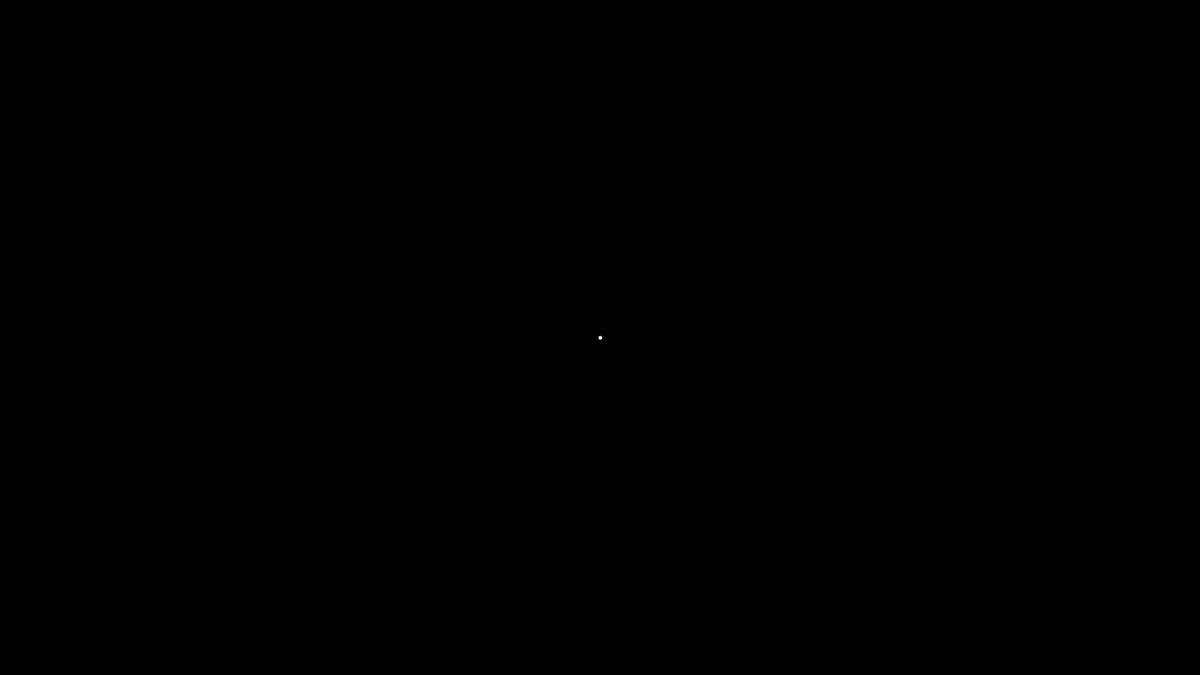
Frame 1 (no input)
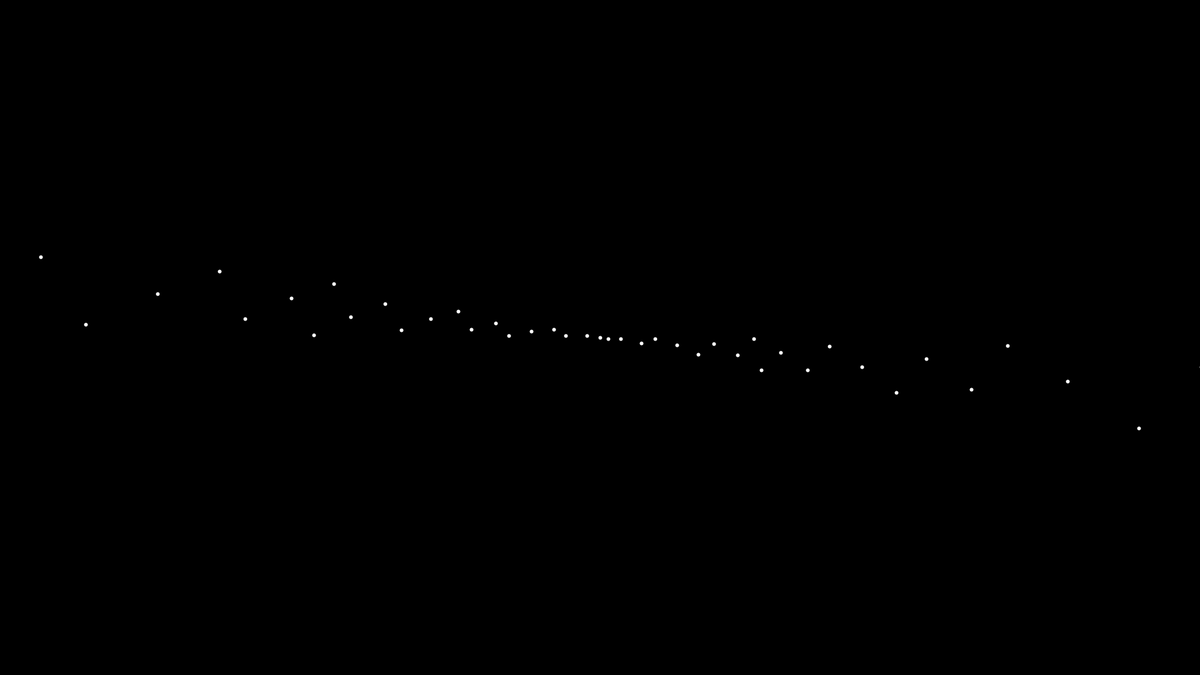
Frame 60 (the mouse pressed at the canvas centre just before this capture)
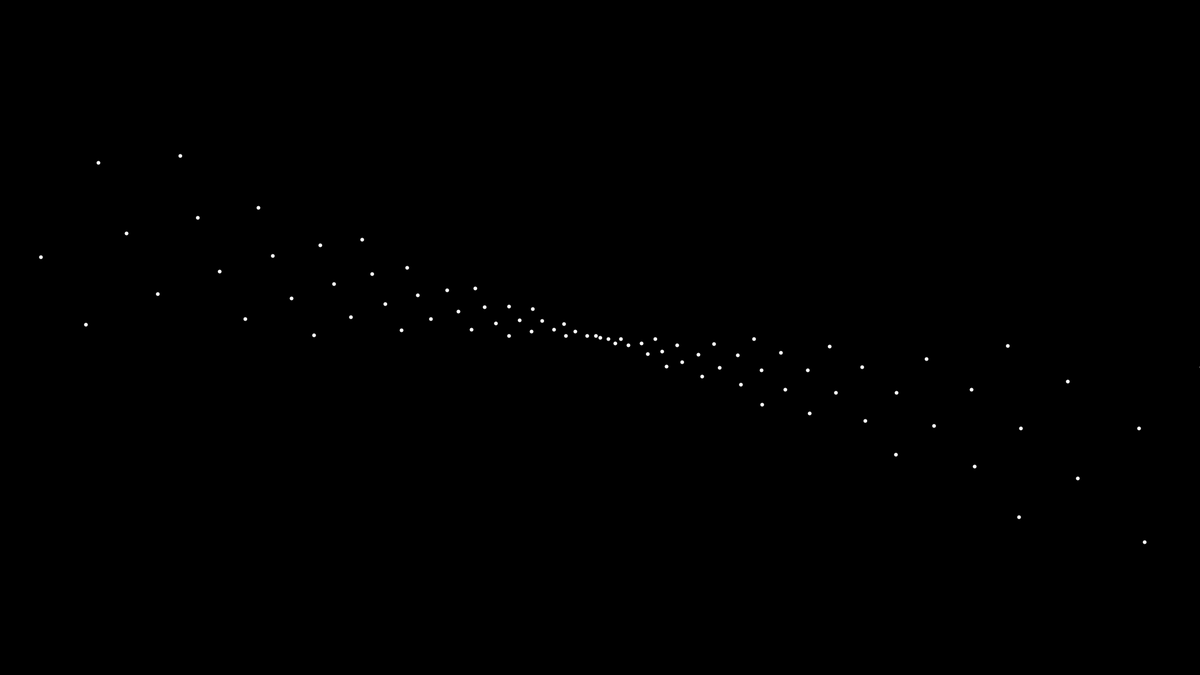
Frame 120 (the mouse held since frame 60 and released just before this capture)

The Processing sketch that drew these frames (run headless with seeded random() and noise(); from frame 60 on, the mouse is pressed at the canvas centre):

// Processing sketch: spinningTanDots
// ── spinningTanDots.pde
void setup(){
  size(1920,1080);
  background(0);
  fill(255);
  stroke(255);
  strokeWeight(2);
  
  
  //float theta = 0;
  //float r = 50;
  //translate(width/2, height/2);
  //for(theta=0; theta<360; theta++){
  //  r = 500 * tan(2*theta*(PI/180));
  //  float x = r * cos(theta*(PI/180)); 
  //  float y = r * sin(theta*(PI/180));
  //  //line(0,0,x,y);
  //  circle(x,y,4);
  //}
  
  frameRate(30);
}

float theta = 0;
float r = 0;

void draw(){
  translate(width/2, height/2);
  r = 500 * tan(6*theta);
  float x = r * cos(theta*(PI/180)); 
  float y = r * sin(theta*(PI/180));
  //line(0,0,x,y);
  circle(x,y,4);
  theta += .2; // PI is tangetnFillingUP --> .2
  
  println(x + ", " + y + "\t\t" + theta);
}
